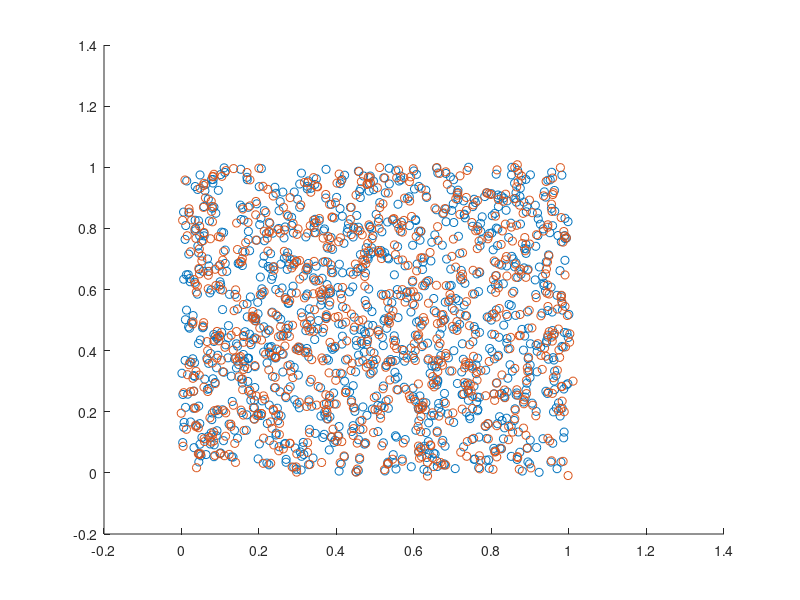

Write the MATLAB code that produced this figure.
P_n = 1000;
Q_n = 800;

P = rand(P_n, 2);
Q = P(1:Q_n,:);
Q = Q + 0.01*randn(size(Q));

 scatter(P(:,1),P(:,2),'r.');
 hold
 scatter(Q(:,1),Q(:,2),'bo');
 hold off

I{1} = P;
I{2} = Q;